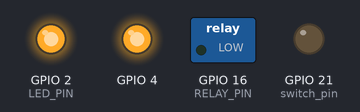
Simulated run of this sketch. Board: ESP32. Shown: switched loads named in the sketch (green lamp = pin HIGH), output pins drawn as LEDs (lit = HIGH).

Above: at 1.0 s.
At 3.0 s:
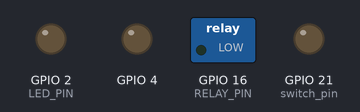
Timing chart, 0 to 5.2 s (numbered marks = the images above):
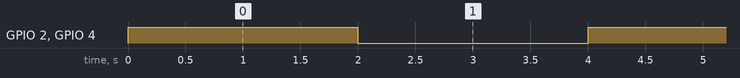

The sketch:

cleanboil.ino
```cpp
/*
 * ESP32 LED, button, and heating pad
 * When the button is pressed, the LED will turn on and heating pad will stay on for set time
 * Might need to edit (change if/then to have nested for loop)
 *
 * Button/LED (instruction and wiring diagram): https://esp32io.com/tutorials/esp32-button-led
 * Relay for 12V power (instruction and wiring diagram): https://esp32io.com/tutorials/esp32-controls-heating-element
 */
#define BUTTON_PIN  18 // ESP32 pin GPIO18, which connected to button
#define LED_PIN     2 // ESP32 pin GPIO2, which connected to blue LED
#define RELAY_PIN 16 // ESP32 pin GPIO16 connected to the heating element via the relay
#define switch_pin 21

// variables will change:
int button_state = 0;   // variable for reading the button status
void setup() {
  // initialize the LED pin as an output:
  pinMode(LED_PIN, OUTPUT);
  // initialize the button pin as an pull-up input:
  // the pull-up input pin will be HIGH when the button is open and LOW when the button is pressed.
  pinMode(BUTTON_PIN, INPUT_PULLUP);
  // initialize digital pin A5 as an output.
  pinMode(RELAY_PIN, OUTPUT);
  pinMode(switch_pin, OUTPUT);
  pinMode(4, OUTPUT);

}
void loop() {
  // read the state of the button value:
  digitalWrite(4, HIGH);
  digitalWrite(LED_PIN, HIGH);
  delay(2000);
  digitalWrite(4, LOW);
  digitalWrite(LED_PIN, LOW);
  delay(2000);
 /* button_state = digitalRead(BUTTON_PIN);
  // control LED according to the state of button
  if (button_state == LOW) {      // if button is pressed
    digitalWrite(LED_PIN, HIGH); // turn on LED
    digitalWrite(RELAY_PIN, HIGH); // turn on heating element 5 seconds, can update based on how long it takes to heat up
    delay(5000);
    digitalWrite(RELAY_PIN, LOW);  // turn off heating element
  }
  else {                          // otherwise, button is not pressing
    digitalWrite(LED_PIN, LOW);  // turn off LED
  }*/
}
```

Measured:
- by itself, GPIO 2 (LED_PIN), GPIO 4: alternates HIGH for 2.0 s and LOW for 2.0 s
